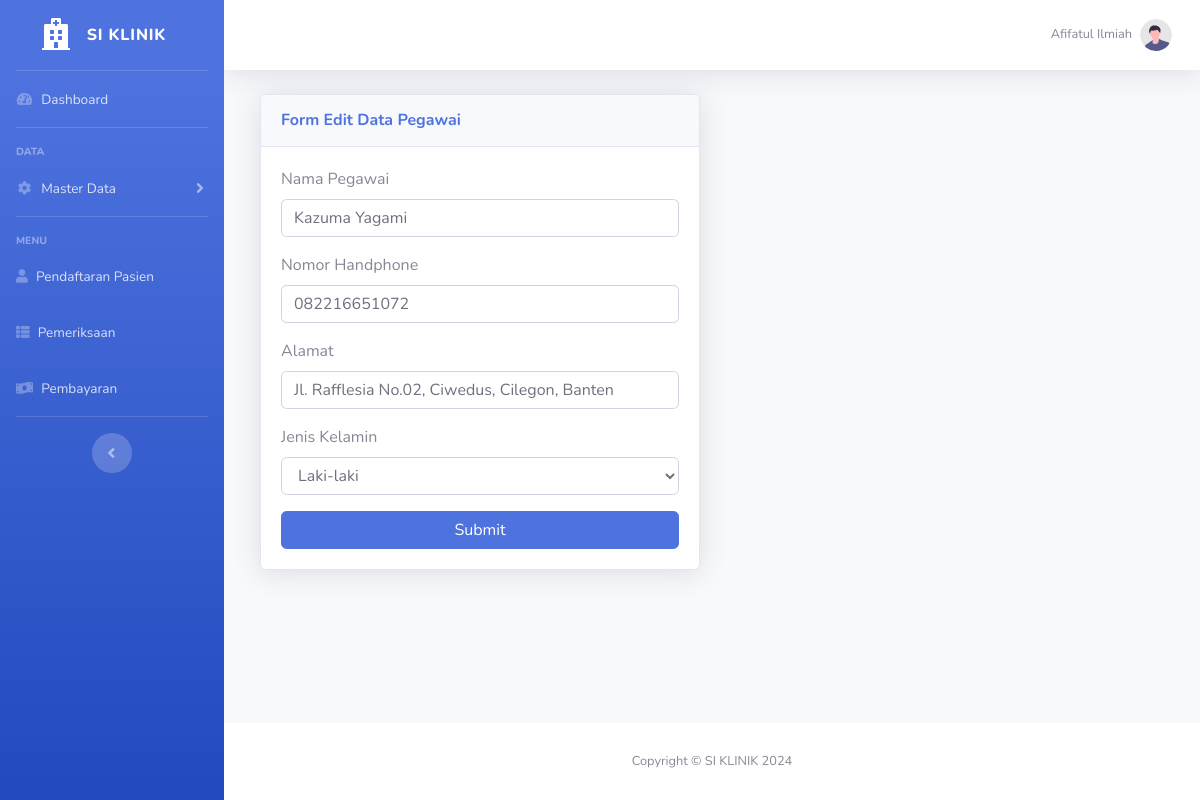
/pegawai/edit.php?id=6 (signed in), run on the app's committed database.
### tables this page shows
CREATE TABLE `user` (
  `id` int(11) NOT NULL,
  `id_pegawai` int(11) NOT NULL,
  `username` varchar(255) NOT NULL,
  `password` varchar(255) NOT NULL,
  `level` varchar(255) NOT NULL
);

CREATE TABLE `pegawai` (
  `id` int(11) NOT NULL,
  `nama_pegawai` varchar(255) NOT NULL,
  `nohp` varchar(12) NOT NULL,
  `alamat` varchar(255) NOT NULL,
  `jk` varchar(255) NOT NULL
);

### pegawai/function.php (called while the page is built, shortened)
<?php
require "../koneksi.php";
function select($query)
{
    global $conn;
    $sql = mysqli_query($conn, $query);
    $pegawais = [];
    while ($pegawai = mysqli_fetch_assoc($sql)) {
        $pegawais[] = $pegawai;
    }
    return $pegawais;
}

### pegawai/edit.php (the view, shortened to what this page needs)
<?php
require "function.php";
$pegawai = $_SESSION["id_pegawai"];
$user = mysqli_query($conn, "SELECT * FROM user A LEFT JOIN pegawai B ON B.id = A.id_pegawai WHERE A.id_pegawai = '$pegawai'");
$user = mysqli_fetch_assoc($user);
$id = $_GET["id"];
$pegawai = select("SELECT * FROM pegawai WHERE id='$id'")[0];
?>
<!DOCTYPE html>
<html lang="en">
<head>
    <link href="../assets/vendor/fontawesome-free/css/all.min.css" rel="stylesheet" type="text/css">
    <link href="../assets/css/sb-admin-2.min.css" rel="stylesheet">
</head>
<body id="page-top">
    <div id="wrapper">
        <ul class="navbar-nav bg-gradient-primary sidebar sidebar-dark accordion" id="accordionSidebar">
            <a class="sidebar-brand d-flex align-items-center justify-content-center" href="../index.php">
                <div class="sidebar-brand-icon">
                    <i class="fas fa-hospital"></i>
                </div>
                <div class="sidebar-brand-text mx-3">SI KLINIK</div>
            </a>
            <hr class="sidebar-divider my-0">
            <li class="nav-item">
                <a class="nav-link" href="../index.php">
                    <i class="fas fa-fw fa-tachometer-alt"></i>
                    <span>Dashboard</span></a>
            </li>
            <hr class="sidebar-divider">
            <div class="sidebar-heading">
                Data
            </div>
            <li class="nav-item">
                <a class="nav-link collapsed" href="#" data-toggle="collapse" data-target="#collapseTwo" aria-expanded="true" aria-controls="collapseTwo">
                    <i class="fas fa-fw fa-cog"></i>
                    <span>Master Data</span>
                </a>
            </li>
            <hr class="sidebar-divider">
            <div class="sidebar-heading">
                Menu
            </div>
            <li class="nav-item">
                <a class="nav-link" href="../pendaftaran/index.php">
                    <i class="fas fa-user"></i>
                    <span>Pendaftaran Pasien</span>
                </a>
            </li>
            <li class="nav-item">
                <a class="nav-link" href="../pemeriksaan/index.php">
                    <i class="fas fa-th-list"></i>
                    <span>Pemeriksaan</span>
                </a>
            </li>
            <li class="nav-item">
                <a class="nav-link" href="../pembayaran/index.php">
                    <i class="fas fa-money-bill-wave"></i>
                    <span>Pembayaran</span>
                </a>
            </li>
            <hr class="sidebar-divider d-none d-md-block">
            <div class="text-center d-none d-md-inline">
                <button class="rounded-circle border-0" id="sidebarToggle"></button>
            </div>
        </ul>
        <div id="content-wrapper" class="d-flex flex-column">
            <div id="content">
                <nav class="navbar navbar-expand navbar-light bg-white topbar mb-4 static-top shadow">
                    <ul class="navbar-nav ml-auto">
                        <li class="nav-item dropdown no-arrow">
                            <a class="nav-link dropdown-toggle" href="#" id="userDropdown" role="button" data-toggle="dropdown" aria-haspopup="true" aria-expanded="false">
                                <span class="mr-2 d-none d-lg-inline text-gray-600 small"><?= $user["nama_pegawai"]; ?></span>
                                <img class="img-profile rounded-circle" src="../assets/img/undraw_profile.svg">
                            </a>
                        </li>
                    </ul>
                </nav>
                <div class="container-fluid">
                    <div class="col-md-6">
                        <div class="card shadow mb-4">
                            <div class="card-header py-3">
                                <h6 class="m-0 font-weight-bold text-primary">Form Edit Data Pegawai</h6>
                            </div>
                            <div class="card-body">
                                <form action="" method="post">
                                    <div class="form-group">
                                        <label for="nama_obat">Nama Pegawai</label>
                                        <input type="text" class="form-control form-control-user" id="nama_pegawai" name="nama_pegawai" value="<?= $pegawai["nama_pegawai"]; ?>" required>
                                    </div>
                                    <div class="form-group">
                                        <label for="nohp">Nomor Handphone</label>
                                        <input type="number" class="form-control form-control-user" id="nohp" name="nohp" value="<?= $pegawai["nohp"]; ?>">
                                    </div>
                                    <div class="form-group">
                                        <label for="alamat">Alamat</label>
                                        <input type="text" class="form-control form-control-user" id="alamat" name="alamat" value="<?= $pegawai["alamat"]; ?>" required>
                                    </div>
                                    <div class="form-group">
                                        <label for="jk">Jenis Kelamin</label>
                                        <select class="form-control" name="jk" id="jk" required>
                                            <?php if ($pegawai["jk"] === "L") : ?>
                                                <option value="L" selected>Laki-laki</option>
                                            <?php else : ?>
                                                <option value="L">Laki-laki</option>
                                                <option value="P" selected>Perempuan</option>
                                            <?php endif; ?>
                                        </select>
                                    </div>
                                    <button name="submit" class="btn btn-primary btn-user btn-block" type="submit">
                                        Submit
                                    </button>
                                </form>
                            </div>
                        </div>
                    </div>
                </div>
            </div>
            <footer class="sticky-footer bg-white">
                <div class="container my-auto">
                    <div class="copyright text-center my-auto">
                        <span>Copyright &copy; SI KLINIK <?= date("Y") ?></span>
                    </div>
                </div>
            </footer>
        </div>
    </div>
</body>
</html>

### data on the page
user: id_pegawai.nama_pegawai "Afifatul Ilmiah"
pegawai: nama_pegawai "Kazuma Yagami", nohp "082216651072", alamat "Jl. Rafflesia No.02, Ciwedus, Cilegon, Banten", jk "Laki-laki"
